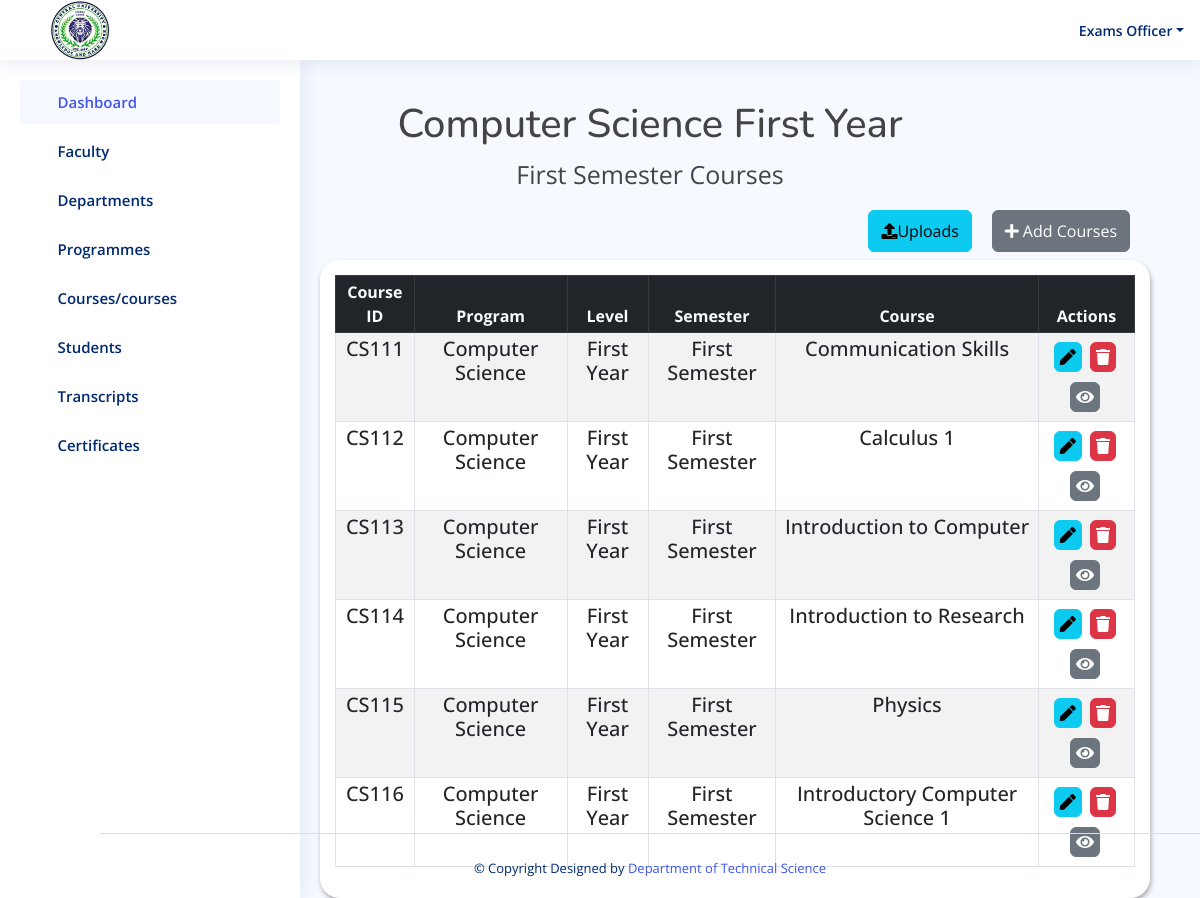
The page /result/year1_first_semester/ (signed in) on the database its author committed.
### result/models.py (models this page shows, shortened)
class year1_semester1(models.Model):
    code = models.CharField(max_length=50)
    program = models.ForeignKey(Program, on_delete=models.CASCADE)
    level = models.CharField(max_length=20, choices=YEAR1_LEVEL1 )
    semester = models.CharField(max_length=20,choices=YEAR1_SEMESTER1)
    course = models.CharField(max_length=50)

class Program(models.Model):
    program = models.CharField(max_length=100)
    department = models.ForeignKey(Department, on_delete=models.CASCADE)
    def __str__(self):
        return self.program

### result/views.py (the view)
# urls.py: path('year1_first_semester/', views.year1_first_semester, name='year1_first_semester'),
@login_required(login_url='login')
def year1_first_semester(request):
    yr1_sem1 = year1_semester1.objects.all()
    if request.method == 'POST':
        form = CourseForm1(request.POST)
        if form.is_valid():
            course = form.cleaned_data['course']
            if year1_semester1.objects.filter(course=course).exists():
                messages.error(request, f"'{course}' already exists!")
                return redirect('year1_first_semester')  # Redirect back to the faculty page without saving the form
            form.save()
            messages.success(request, "Course has been added!")
            return redirect('year1_first_semester')
    else:
        form = CourseForm1()
    return render(request, 'result/year1_first_semester.html', {'yr1_sem1': yr1_sem1, 'form': form})

### templates/result/year1_first_semester.html (shortened to what this page needs)
{% load static %}
<!DOCTYPE html>
<html lang="en">
<head>
  <link href="https://cdn.datatables.net/v/bs5/jszip-2.5.0/dt-1.13.4/b-2.3.6/b-html5-2.3.6/b-print-2.3.6/datatables.min.css" rel="stylesheet"/>
   <link rel="stylesheet" href="https://cdnjs.cloudflare.com/ajax/libs/font-awesome/5.15.4/css/all.min.css" />
  <link href="{% static 'assets/vendor/bootstrap/css/bootstrap.min.css' %}" rel="stylesheet">
  <link href="{% static 'assets/vendor/bootstrap-icons/bootstrap-icons.css' %}" rel="stylesheet">
  <link href="{% static 'assets/vendor/boxicons/css/boxicons.min.css' %}" rel="stylesheet">
  <link href="{% static 'assets/vendor/quill/quill.snow.css' %}" rel="stylesheet">
  <link href="{% static 'assets/vendor/quill/quill.bubble.css' %}" rel="stylesheet">
  <link href="{% static 'assets/vendor/remixicon/remixicon.css' %}" rel="stylesheet">
  <link href="{% static 'assets/vendor/simple-datatables/style.css' %}" rel="stylesheet">
  <link href="{% static 'assets/style.css'%}" rel="stylesheet">
  <link rel="stylesheet" href="{% static 'assets/css/result.css' %}">
</head>
<body>
 <header id="header" class="header fixed-top d-flex align-items-center">
  <div class="d-flex align-items-center justify-content-between">
    <img style="width: 60px; margin-left: -250px; margin-right: 50px; margin-top: 30px; margin-bottom:30px;"  src="{% static 'assets/img/cusl.jpeg' %}" alt="">
    <i class="bi bi-list toggle-sidebar-btn"></i>
  </div>
  <nav class="header-nav ms-auto">
    <ul class="d-flex align-items-center">
      <li class="nav-item dropdown pe-3">
        <a class="nav-link nav-profile d-flex align-items-center pe-0" href="#" data-bs-toggle="dropdown">
          <span class="d-none d-md-block dropdown-toggle ps-2">Exams Officer</span>
        </a>
      </li>
    </ul>
  </nav>
</header>
 <aside id="sidebar" class="sidebar">
  <ul class="sidebar-nav" id="sidebar-nav">
    <li class="nav-item">
      <a class="nav-link " href="{% url 'admin1' %}">
        <i class="bi bi-grid"></i>
        <span>Dashboard</span>
      </a>
    </li>
    <li class="nav-item">
      <a class="nav-link collapsed" data-bs-target="#components-nav" data-bs-toggle="collapse" href="#">
        <i class="bi bi-menu-button-wide"></i><span>Faculty</span><i class="bi bi-chevron-down ms-auto"></i>
      </a>
    </li>
    <li class="nav-item">
      <a class="nav-link collapsed" data-bs-target="#forms-nav" data-bs-toggle="collapse" href="#">
        <i class="bi bi-journal-text"></i><span>Departments</span><i class="bi bi-chevron-down ms-auto"></i>
      </a>
    </li>
    <li class="nav-item">
      <a class="nav-link collapsed" data-bs-target="#tables-nav" data-bs-toggle="collapse" href="#">
        <i class="bi bi-layout-text-window-reverse"></i><span>Programmes</span><i class="bi bi-chevron-down ms-auto"></i>
      </a>
    </li>
    <li class="nav-item">
      <a class="nav-link collapsed" data-bs-target="#charts-nav" data-bs-toggle="collapse" href="#">
        <i class="bi bi-bar-chart"></i><span>Courses/courses</span><i class="bi bi-chevron-down ms-auto"></i>
      </a>
    </li>
    <li class="nav-item">
      <a class="nav-link collapsed" data-bs-target="#icon-nav" data-bs-toggle="collapse" href="#">
        <i class="bi bi-person"></i><span>Students</span><i class="bi bi-chevron-down ms-auto"></i>
      </a>
    </li>
    <li class="nav-item">
      <a class="nav-link collapsed" data-bs-target="#iconnavi" data-bs-toggle="collapse" href="#">
        <i class="bi bi-person"></i><span>Transcripts</span><i class="bi bi-chevron-down ms-auto"></i>
      </a>
    </li>
    <li class="nav-item">
      <a class="nav-link collapsed" data-bs-target="#iconnav" data-bs-toggle="collapse" href="#">
        <i class="bi bi-person"></i><span>Certificates</span><i class="bi bi-chevron-down ms-auto"></i>
      </a>
    </li>
  </ul>
</aside>
    <div class="container" style="margin-top:100px;">
            <div class="col-md-12">
                <h1 class="text-center" style="margin-left:100px;">Computer Science First Year</h1>
                <p class="text-center" style="margin-left:100px; font-size: 25px;">First Semester Courses</p>
            </div>
        </div>
        <div class="row">
          <div class="col-md-12">
              <div class="d-flex justify-content-end">
                <a href="{% url 'upload_course' %}" class="btn btn-info btn mb-2  py-2"
                   style="margin-right:20px;" type="submit">
                  <i class="fa fa-upload" aria-hidden="true"></i>Uploads</a>
                  <a href="" class="btn btn-secondary btn mb-2  py-2"
                  data-bs-toggle="modal" data-bs-target="#exampleModal" style="margin-right:70px;">
                  <i class="fas fa-plus">&nbsp;</i>Add Courses</a>
              </div>
          </div>
      </div>
        <div class="row ml-5 pl-5">
            <div class="col-12">
                <div class="data_table" style="margin-left:320px; margin-right: 50px;">
                    <table id="example" class="table table-striped table-bordered table-sm" >
                        <thead class="table-dark text-center text-light">
                            <tr>
                                <th  class="text-center">Course ID</th>
                                <th  class="text-center">Program</th>
                                <th  class="text-center">Level</th>
                                <th  class="text-center">Semester</th>
                                <th  class="text-center">Course</th>
                                <th  class="text-center">Actions</th>
                            </tr>
                        </thead>
                        <tbody  class="text-center h5">
                          {% for obj in yr1_sem1 %}
                            <tr>
                                <td>{{ obj.code }}</td>
                                <td>{{ obj.program }}</td>
                                <td>{{ obj.level }}</td>
                                <td>{{ obj.semester }}</td>
                                <td>{{ obj.course }}</td>
                                    <td>
                                        <a href="{% url 'edit_year1_first_semester' obj.id %}" class="btn btn-info" title="Edit Patient">
                                            <i class="fas fa-pen"></i>
                                        </a>
                                        <a href="{% url 'delete_year1_first_semester' obj.id %}"  class="btn btn-danger" title="Edit Patient">
                                            <i class="fas fa-trash"></i>
                                        </a>
                                        <a href="{% url 'view_year1_first_semester' obj.id %}"  class="btn btn-secondary" title="Edit Patient">
                                            <i class="fas fa-eye"></i>
                                        </a>
                                    </td>
                            </tr>
                            {% endfor %}
                        </tbody>
                    </table>
                </div>
            </div>
        </div>
<footer id="footer" class="footer fixed-bottom" style="margin-left: 100px;">
  <div class="credits">
    &copy; Copyright  Designed by <a href="">Department of Technical Science</a>
  </div>
</footer>
</body>
</html>

### static/assets/style.css (style rules this page uses)
:root { scroll-behavior: smooth; }
body { font-family: "Open Sans", sans-serif; background: #f6f9ff; color: #444444; }
a { color: #4154f1; text-decoration: none; }
h1, h2, h3, h4, h5, h6 { font-family: "Nunito", sans-serif; }
.header { transition: all 0.5s; z-index: 997; height: 60px; box-shadow: 0px 2px 20px rgba(1, 41, 112, 0.1); background-color: #fff; padding-left: 20px; }
.header .toggle-sidebar-btn { font-size: 32px; padding-left: 10px; cursor: pointer; color: #012970; }
.header-nav ul { list-style: none; }
.header-nav>ul { margin: 0; padding: 0; }
.header-nav .nav-profile { color: #012970; }
.header-nav .nav-profile span { font-size: 14px; font-weight: 600; }
.sidebar { position: fixed; top: 60px; left: 0; bottom: 0; width: 300px; z-index: 996; transition: all 0.3s; padding: 20px; overflow-y: auto; scrollbar-width: thin; scrollbar-color: #aab7cf transparent; box-shadow: 0px 0px 20px rgba(1, 41, 112, 0.1); background-color: #fff; }
@media (min-width: 1200px) { #main, #footer { margin-left: 300px; } }
.sidebar-nav { padding: 0; margin: 0; list-style: none; }
.sidebar-nav li { padding: 0; margin: 0; list-style: none; }
.sidebar-nav .nav-item { margin-bottom: 5px; }
.sidebar-nav .nav-link { display: flex; align-items: center; font-size: 15px; font-weight: 600; color: #4154f1; transition: 0.3; background: #f6f9ff; padding: 10px 15px; border-radius: 4px; }
.sidebar-nav .nav-link i { font-size: 16px; margin-right: 10px; color: #4154f1; }
.sidebar-nav .nav-link.collapsed { color: #012970; background: #fff; }
.sidebar-nav .nav-link.collapsed i { color: #899bbd; }
.sidebar-nav .nav-link .bi-chevron-down { margin-right: 0; transition: transform 0.2s ease-in-out; }
.footer { padding: 20px 0; font-size: 14px; transition: all 0.3s; border-top: 1px solid #cddfff; }
.footer .credits { padding-top: 5px; text-align: center; font-size: 13px; color: #012970; }

### static/assets/css/result.css (style rules this page uses)
.data_table { background: #fff; padding: 15px; box-shadow: 1px 3px 5px #aaa; border-radius: 20px; }
.data_table .btn { padding: 2px 5px; margin: 5px 3px 5px 0; }

### rows shown on the page
year1_semester1: code "CS111", program "Computer Science", level "First Year", semester "First Semester", course "Communication Skills"
year1_semester1: code "CS112", program "Computer Science", level "First Year", semester "First Semester", course "Calculus 1"
year1_semester1: code "CS113", program "Computer Science", level "First Year", semester "First Semester", course "Introduction to Computer"
year1_semester1: code "CS114", program "Computer Science", level "First Year", semester "First Semester", course "Introduction to Research"
year1_semester1: code "CS115", program "Computer Science", level "First Year", semester "First Semester", course "Physics"
year1_semester1: code "CS116", program "Computer Science", level "First Year", semester "First Semester", course "Introductory Computer Science 1"
